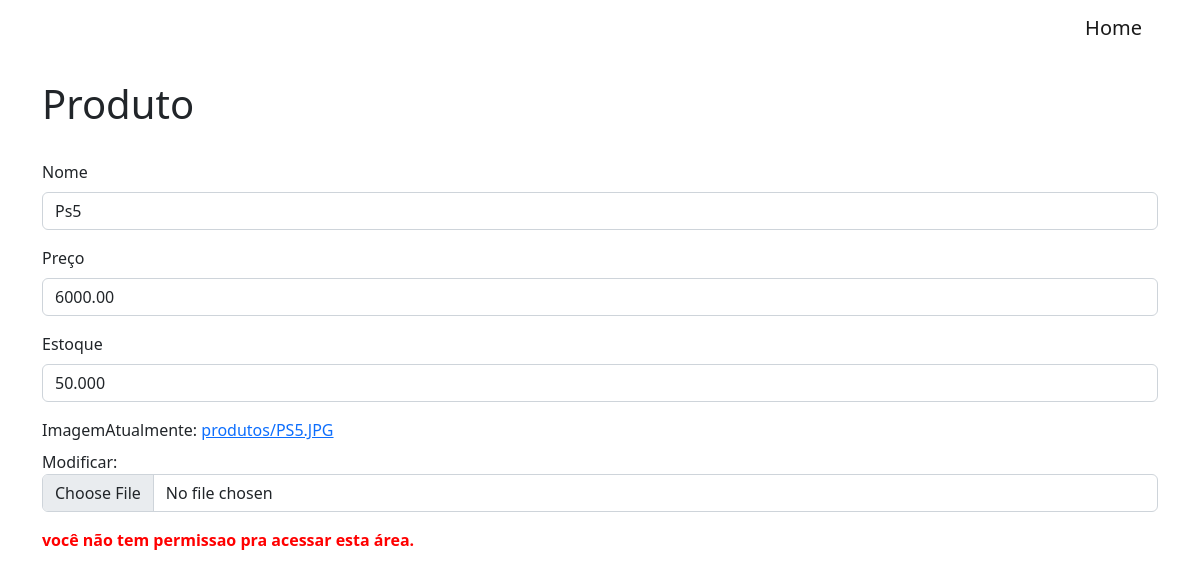
Page /33/update/ on the earlier database version.
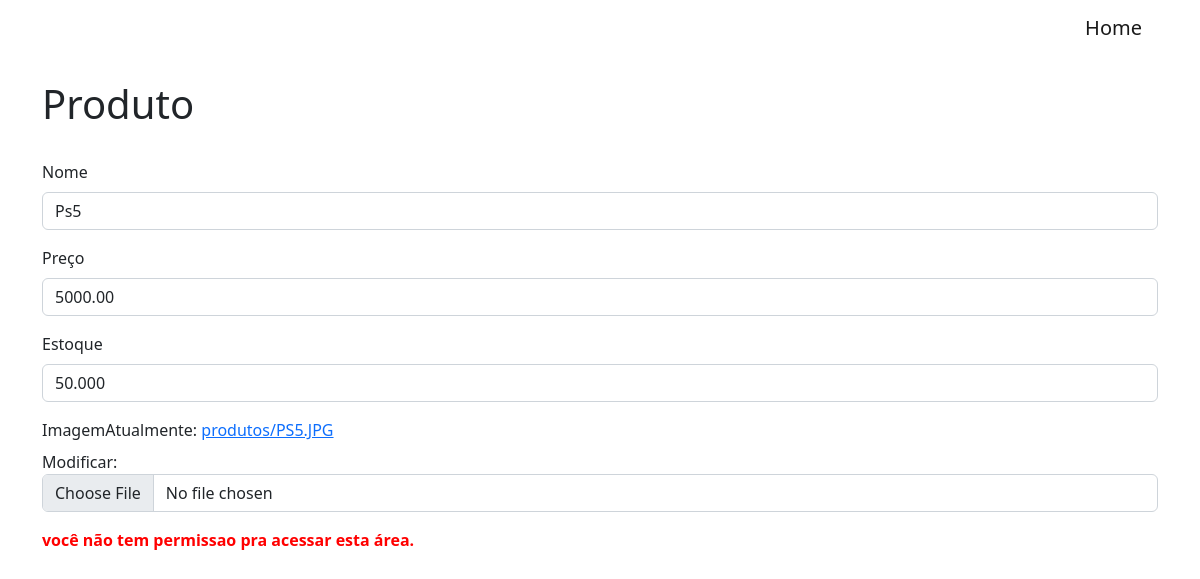
Same page on the later database version.
### usuarios/models.py (models this page shows, shortened)
class Base(models.Model):
    criado = models.DateField('Data de Criação', auto_now_add=True)
    modificado = models.DateField('Data de Atualização', auto_now_add=True)
    ativo = models.BooleanField('Ativo?', default=True)
    class Meta:
        abstract = True

class Produto(Base):
    nome = models.CharField('Nome', max_length=100)
    preco = models.DecimalField('preço', max_digits=8, decimal_places=2)
    estoque = models.DecimalField('Estoque', max_digits=8, decimal_places=3)
    imagem = StdImageField('imagem', upload_to='produtos',
                           variations={'thumb': (124, 124)})
    slug = models.SlugField('Slug', max_length=100, blank=True, editable=False)

### usuarios/views.py (the view)
# urls.py: path('<int:pk>/update/', UpdateProdutoView.as_view(), name='upd_produto'),
class UpdateProdutoView(UpdateView):
    template_name_suffix = "_update_form"
    model = Produto
    template_name = 'produto.html'
    fields = ['nome', 'preco', 'estoque', 'imagem']
    success_url = reverse_lazy('index')

### templates/produto.html (shortened to what this page needs)
{% extends 'base.html' %}
{% load bootstrap5 %}
{% block content %}
<div class="container">
    <nav class="navbar navbar-default justify-content-end">
        <div class="nav">
            <a class="navbar-brand" href="{% url 'index' %}">Home</a>
        </div>
    </nav>
    <br>
    <h1>Produto</h1>
    <br>
    <form method="post" class="form" autocomplete="off" enctype="multipart/form-data">
        {% bootstrap_form form %}
        {% if user.is_staff %}
        <input type="submit" value="Update">
        {%else%}
        <b>
            <p style="color: red">você não tem permissao pra acessar esta área.</p>
        </b>
        {% endif %}
    </form>
</div>
{% endblock %}

Differences in the rows shown:
changed Produto "Ps5": preco "6000.00" → "5000.00"
